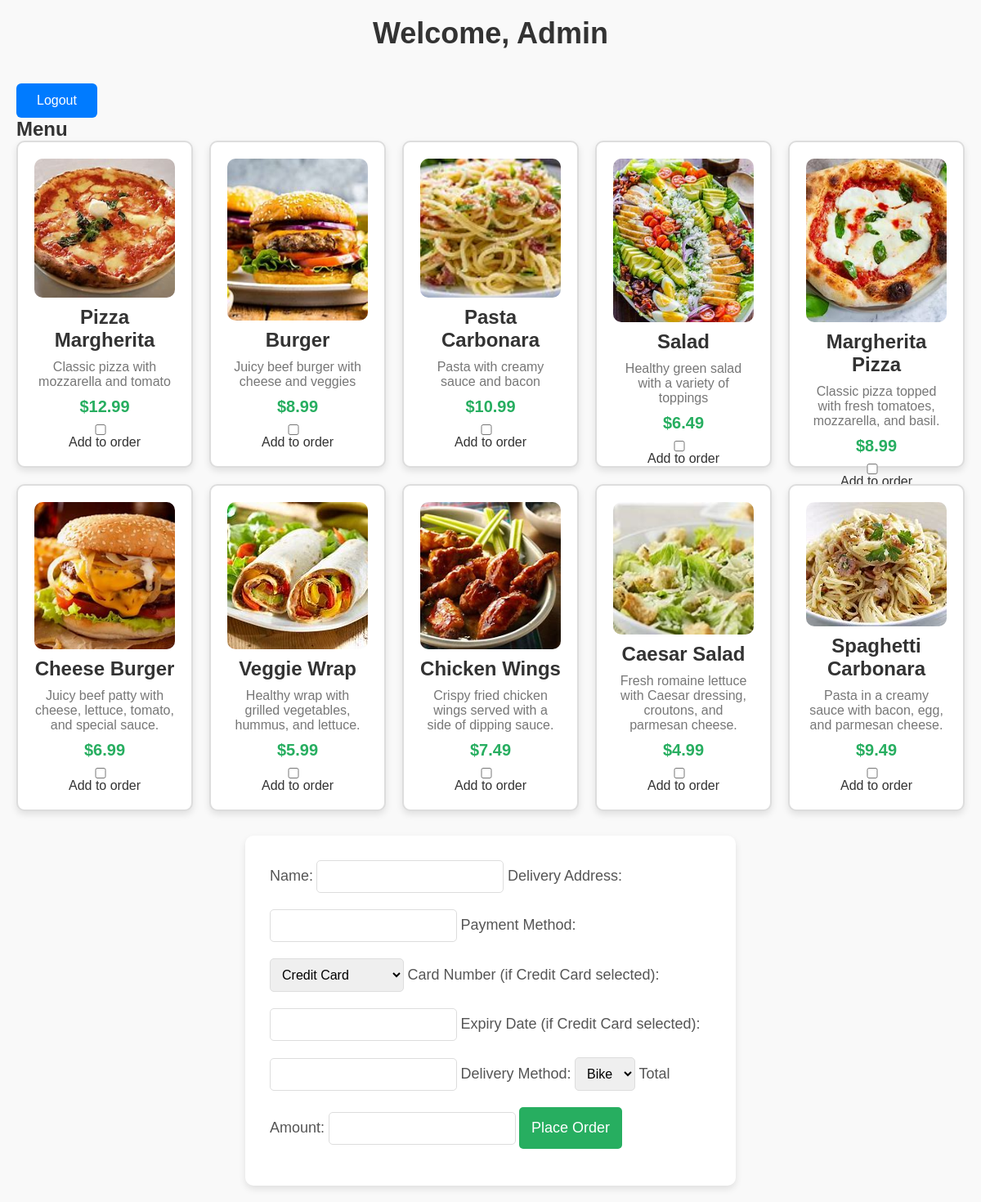
/sd/index.php (signed in), run on the app's committed database.
### tables this page shows
CREATE TABLE `menu_items` (
  `id` int(11) NOT NULL,
  `name` varchar(255) NOT NULL,
  `description` text DEFAULT NULL,
  `price` decimal(10,2) NOT NULL
);

### sd/classes/MenuItem.php (called while the page is built, shortened)
<?php
class MenuItem {
    private $id;
    private $name;
    private $description;
    private $price;
    public function __construct($id, $name, $description, $price) {
        $this->id = $id;
        $this->name = $name;
        $this->description = $description;
        $this->price = $price;
    }
    public static function getMenuItems($conn) {
        $query = "SELECT * FROM menu_items";
        $stmt = $conn->prepare($query);
        $stmt->execute();
        $items = [];
        while ($row = $stmt->fetch(PDO::FETCH_ASSOC)) {
            $items[] = new MenuItem($row['id'], $row['name'], $row['description'], $row['price']);
        }
        return $items;
    }
    public function getId() {
        return $this->id;
    }
    public function getName() {
        return $this->name;
    }
    public function getDescription() {
        return $this->description;
    }
    public function getPrice() {
        return $this->price;
    }
}

### sd/index.php (the view, shortened to what this page needs)
<?php
include_once __DIR__ . '/classes/MenuItem.php';
$database = new Database();
$conn = $database->getConnection();
$menu_items = MenuItem::getMenuItems($conn);
?>
<!DOCTYPE html>
<html lang="en">
<head>
    <link rel="stylesheet" href="assets/css/style.css">
</head>
<body>
    <h1>Welcome, <?php echo $_SESSION['username']; ?></h1>
    <a href="logout.php" class="logout-button">Logout</a>
    <h2>Menu</h2>
    <form method="POST">
        <div class="menu-container">
            <?php
            foreach ($menu_items as $item): ?>
                <div class="menu-item">
                    <img src="assets/images/<?= $item->getId() ?>.jpg" alt="<?= $item->getName() ?>">
                    <h2><?= $item->getName() ?></h2>
                    <p><?= $item->getDescription() ?></p>
                    <p class="price">$<?= number_format($item->getPrice(), 2) ?></p>
                    <input type="checkbox" name="menu_items[<?= $item->getId() ?>]" value="1"> Add to order
                </div>
            <?php endforeach; ?>
        </div>
        <div class="form-container">
            <label for="customer_name">Name:</label>
            <input type="text" id="customer_name" name="customer_name" required>
            <label for="delivery_address">Delivery Address:</label>
            <input type="text" id="delivery_address" name="delivery_address" required>
            <label for="payment_type">Payment Method:</label>
            <select name="payment_type" required>
                <option value="credit_card">Credit Card</option>
            </select>
            <label for="card_number">Card Number (if Credit Card selected):</label>
            <input type="text" id="card_number" name="card_number">
            <label for="expiry_date">Expiry Date (if Credit Card selected):</label>
            <input type="text" id="expiry_date" name="expiry_date">
            <label for="delivery_type">Delivery Method:</label>
            <select name="delivery_type" required>
                <option value="bike">Bike</option>
            </select>
            <label for="total_amount">Total Amount:</label>
            <input type="number" name="total_amount" required>
            <input type="submit" value="Place Order">
        </div>
    </form>
</body>
</html>

### sd/assets/css/style.css (style rules this page uses)
* { margin: 0; padding: 0; box-sizing: border-box; }
body { font-family: Arial, sans-serif; background-color: #f9f9f9; color: #333; padding: 20px; }
h1 { text-align: center; font-size: 36px; margin-bottom: 20px; }
.menu-container { display: grid; grid-template-columns: repeat(5, 1fr); gap: 20px; justify-content: center; margin-bottom: 30px; }
.menu-item { background-color: white; padding: 20px; border: 2px solid #ddd; border-radius: 10px; box-shadow: 0 4px 8px rgba(0, 0, 0, 0.1); text-align: center; position: relative; display: flex; flex-direction: column; justify-content: space-between; height: 400px; transition: transform 0.3s ease; }
.menu-item img { width: 100%; height: 200px; object-fit: cover; border-radius: 10px; margin-bottom: 10px; }
.menu-item h2 { font-size: 24px; color: #333; margin-bottom: 10px; }
.menu-item p { font-size: 16px; color: #777; margin-bottom: 10px; }
.menu-item .price { font-size: 20px; font-weight: bold; color: #27ae60; margin-bottom: 10px; }
.menu-item input[type="checkbox"] { margin-right: 10px; }
.form-container { max-width: 600px; margin: 0 auto; background-color: white; padding: 30px; border-radius: 10px; box-shadow: 0 4px 8px rgba(0, 0, 0, 0.1); }
form { display: flex; flex-direction: column; }
label { font-size: 18px; margin-bottom: 5px; color: #555; }
input[type="text"], input[type="number"], select { padding: 10px; margin-bottom: 20px; font-size: 16px; border: 1px solid #ddd; border-radius: 5px; }
input[type="submit"] { padding: 15px; background-color: #27ae60; color: white; font-size: 18px; border: none; border-radius: 5px; cursor: pointer; transition: background-color 0.3s ease; }
form input[type="checkbox"] { margin-right: 10px; }
a.logout-button { display: inline-block; padding: 12px 25px; background-color: #007bff; color: white; font-size: 16px; text-align: center; text-decoration: none; border-radius: 6px; transition: background-color 0.3s ease, transform 0.3s ease, box-shadow 0.3s ease; margin-top: 20px; }

### data on the page
menu_items: shows a picture, name "Pizza Margherita", description "Classic pizza with mozzarella and tomato", price "12.99"
menu_items: shows a picture, name "Burger", description "Juicy beef burger with cheese and veggies", price "8.99"
menu_items: shows a picture, name "Pasta Carbonara", description "Pasta with creamy sauce and bacon", price "10.99"
menu_items: shows a picture, name "Salad", description "Healthy green salad with a variety of toppings", price "6.49"
menu_items: shows a picture, name "Margherita Pizza", description "Classic pizza topped with fresh tomatoes, mozzarella, and basil.", price "8.99"
menu_items: shows a picture, name "Cheese Burger", description "Juicy beef patty with cheese, lettuce, tomato, and special sauce.", price "6.99"
menu_items: shows a picture, name "Veggie Wrap", description "Healthy wrap with grilled vegetables, hummus, and lettuce.", price "5.99"
menu_items: shows a picture, name "Chicken Wings", description "Crispy fried chicken wings served with a side of dipping sauce.", price "7.49"
menu_items: shows a picture, name "Caesar Salad", description "Fresh romaine lettuce with Caesar dressing, croutons, and parmesan cheese.", price "4.99"
menu_items: shows a picture, name "Spaghetti Carbonara", description "Pasta in a creamy sauce with bacon, egg, and parmesan cheese.", price "9.49"

### other printed values
$_SESSION['username'] "Admin"
